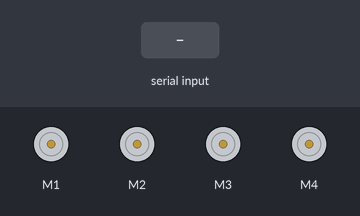
Simulated run of this sketch. Board: Arduino Uno, built with avr-gcc and run on an emulated ATmega328P. Parts: 4 × DC motor (green arrow = forward, orange = backward, longer = faster). The inputs (shaded band) are chosen by the test bench.

Above: at 1.2 s.
1.3 s: "F" received over Serial
At 1.9 s:
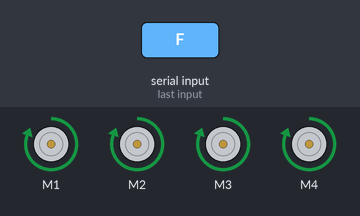
2.8 s: "B" received over Serial
At 4.0 s:
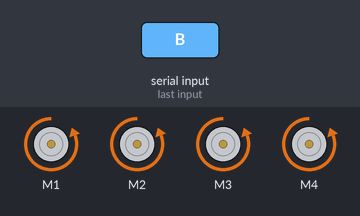
4.3 s: "R" received over Serial
At 5.4 s:
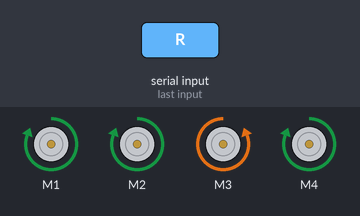
5.8 s: "L" received over Serial
At 6.5 s:
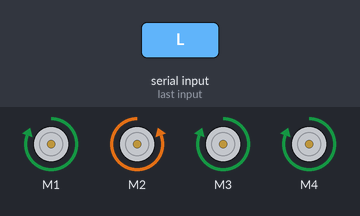
7.3 s: "1" received over Serial
At 7.6 s:
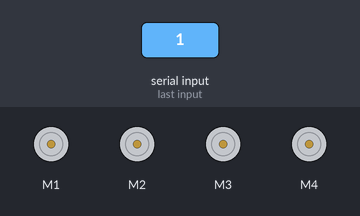
Timing chart, 0 to 9.8 s (numbered marks = the images above; inputs shaded):
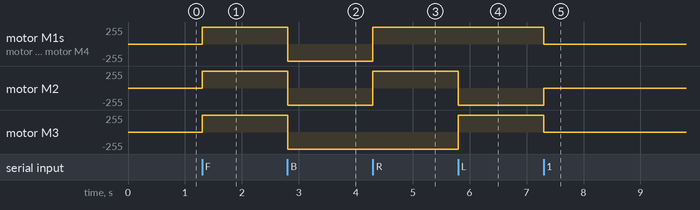

Measured:
- after the input at 1.3 s, motor M1–4: stopped → forward 255/255 at once
- after the input at 2.8 s, motor M1–4: forward 255/255 → backward 255/255 at once
- after the input at 4.3 s, motor M1, motor M2, motor M4: backward 255/255 → forward 255/255 at once
- after the input at 5.8 s, motor M2: forward 255/255 → backward 255/255 at once; motor M3: backward 255/255 → forward 255/255 at once
- after the input at 7.3 s, motor M1, motor M3, motor M4: forward 255/255 → stopped at once; motor M2: backward 255/255 → stopped at once

The sketch:

FinalBluetoothCarCode.ino
```cpp
#include <AFMotor.h>

//initial motors pin
AF_DCMotor motor1(1, MOTOR12_1KHZ);
AF_DCMotor motor2(2, MOTOR12_1KHZ);
AF_DCMotor motor3(3, MOTOR34_1KHZ);
AF_DCMotor motor4(4, MOTOR34_1KHZ);

int val;
int Speed = 255;

void setup() {
  Serial.begin(9600);  //Set the baud rate to your Bluetooth module.
}
void loop() {
  if (Serial.available() > 0) {
    val = Serial.read();

    Stop(); //initialize with motors stoped

    // condition for forward direction
    if (val == 'F') {
      forward();
    }

    // condition for backward direction
    if (val == 'B') {
      backward();
    }

    // condition for right direction
    if(val == 'R')
    {
      right();
    }

    // condition for left direction
    if(val == 'L')
    {
      left();
    }
  }
}
// implementing all direction function.
void forward() {
  motor1.setSpeed(Speed);  //Define maximum velocity
  motor1.run(FORWARD);     //rotate the motor clockwise
  motor2.setSpeed(Speed);  //Define maximum velocity
  motor2.run(FORWARD);     //rotate the motor clockwise
  motor3.setSpeed(Speed);  //Define maximum velocity
  motor3.run(FORWARD);     //rotate the motor clockwise
  motor4.setSpeed(Speed);  //Define maximum velocity
  motor4.run(FORWARD);     //rotate the motor clockwise
}

void backward() {
  motor1.setSpeed(Speed);  //Define maximum velocity
  motor1.run(BACKWARD);    //rotate the motor clockwise
  motor2.setSpeed(Speed);  //Define maximum velocity
  motor2.run(BACKWARD);    //rotate the motor clockwise
  motor3.setSpeed(Speed);  //Define maximum velocity
  motor3.run(BACKWARD);    //rotate the motor clockwise
  motor4.setSpeed(Speed);  //Define maximum velocity
  motor4.run(BACKWARD);    //rotate the motor clockwise
}

void left()
{
  motor1.setSpeed(Speed); //Define maximum velocity
  motor1.run(FORWARD); //rotate the motor anti-clockwise
  motor2.setSpeed(Speed); //Define maximum velocity
  motor2.run(BACKWARD); //rotate the motor anti-clockwise
  motor3.setSpeed(Speed); //Define maximum velocity
  motor3.run(FORWARD);  //rotate the motor clockwise
  motor4.setSpeed(Speed); //Define maximum velocity
  motor4.run(FORWARD);  //rotate the motor clockwise
}

void right()
{
  motor1.setSpeed(Speed); //Define maximum velocity
  motor1.run(FORWARD); //rotate the motor clockwise
  motor2.setSpeed(Speed); //Define maximum velocity
  motor2.run(FORWARD); //rotate the motor clockwise
  motor3.setSpeed(Speed); //Define maximum velocity
  motor3.run(BACKWARD); //rotate the motor anti-clockwise
  motor4.setSpeed(Speed); //Define maximum velocity
  motor4.run(FORWARD); //rotate the motor anti-clockwise
}

void Stop()
{
  motor1.setSpeed(0);  //Define maximum velocity
  motor1.run(RELEASE);    //rotate the motor clockwise
  motor2.setSpeed(0);  //Define maximum velocity
  motor2.run(RELEASE);    //rotate the motor clockwise
  motor3.setSpeed(0);  //Define maximum velocity
  motor3.run(RELEASE);    //rotate the motor clockwise
  motor4.setSpeed(0);  //Define maximum velocity
  motor4.run(RELEASE);    //rotate the motor clockwise
}
```
